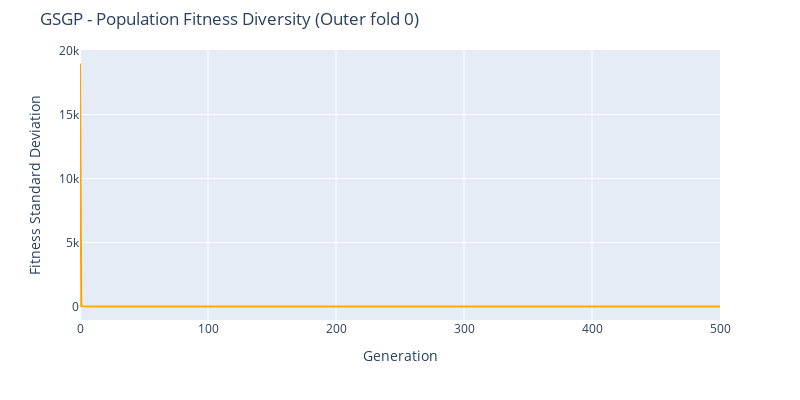

Notebook code for this chart:
### Code cell
pop_fitness_diversity(10, 'GSGP')

### Figure 1 — Plotly figure (JSON) as saved in the notebook; plotly's stock layout.template omitted (floating-point values rounded to 4 significant figures; data arrays with more than 128 entries replaced by an {"elided": "..."} marker saying what was removed)
{"data": [{"line": {"color": "orange"}, "mode": "lines", "name": "Train", "type": "scatter", "y": {"elided": "501 float values"}}], "layout": {"height": 400, "margin": {"t": 50}, "title": {"text": "GSGP - Population Fitness Diversity (Outer fold 0)"}, "width": 800, "xaxis": {"title": {"text": "Generation"}}, "yaxis": {"range": [0, null], "title": {"text": "Fitness Standard Deviation"}}}}
